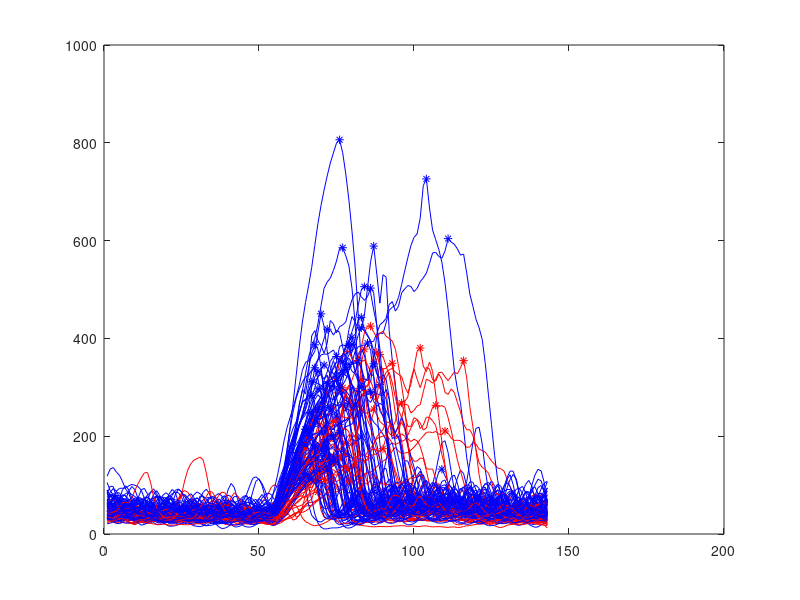
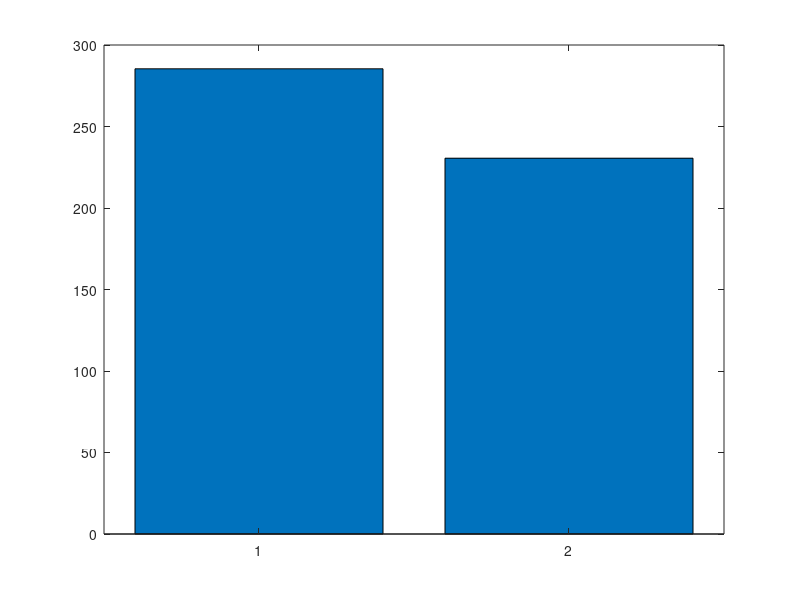

These figures' MATLAB source, in order: (Note: this script raises an error after producing the figures.)
clear all; close all; clc

C1 = load('MdmxsiRNA_UV16.mat');
C2 = load('UV16_control.mat');

AlAf_1  = zeros(101,143);
cg1 = 0; cg2 = 0;
Peaks1 = zeros(101,2);
Peaks2 = zeros(101,2);
Before = zeros(50,101);
During = zeros(143,101);
After = zeros(143,101);

for i = 1:101
    i
    F1 = C1.UV16MX_data(1,i).YFP;
    F2 = C2.UV16cnt_data(1,i).YFP;
    M = 50;
    if (F1(end) > 0)
         plot(F1,'b'); hold on; 
        cg1 = cg1 + 1;
        g = find(F1(50:end) == max(F1(50:end)))+49;
        Peaks1(cg1,2) = F1(g); Peaks1(cg1,1) = (F1(g)-F1(50))/(g-50);
        plot(g,F1(g),'*b')
    end
    if (F2(end) > 0)
        plot(F2,'r'); hold on
        cg2 = cg2 + 1;
        g = find(F2(50:end) == max(F2(50:end)))+49;
        Peaks2(cg2,2) = F2(g); Peaks2(cg2,1) = (F2(g)-F2(50))/(g-50);
        plot(g,F2(g),'*r')
    end
        
end

figure
B1 = mean(Peaks1(1:cg1,2)); eB1 = std(Peaks1(1:cg1,2))/sqrt(cg1);
B2 = mean(Peaks2(1:cg2,2)); eB2 = std(Peaks2(1:cg2,2))/sqrt(cg2);
b = bar(1:2,[B1 B2]); hold on
b(1).FaceColor = [0.7 0.0 0.];
b(1).EdgeColor = [0.5 0.1 0.1];
b.LineWidth = 4;
be = errorbar(1:2,[B1 B2],[(eB1) (eB2)],'*');
be.LineWidth = 4;
be.Color = [0.5 0.1 0.1];
goodplot
